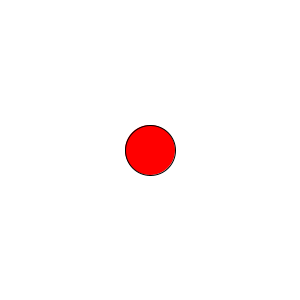
Frame 1 (no input)
Frame 60 (the mouse pressed at the canvas centre just before this capture): identical to frame 1, image omitted
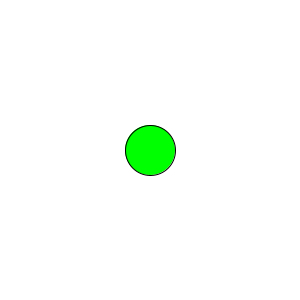
Frame 120 (the mouse held since frame 60 and released just before this capture)

The Processing sketch that drew these frames (run headless with seeded random() and noise(); from frame 60 on, the mouse is pressed at the canvas centre):

// Processing sketch: Signal
// ── Signal.pde
int count;
color c1, c2;

void setup() {
  size(300, 300);
  c1 = color(255, 0, 0);
  c2 = color(0, 255, 0);
  count = 0;
}

void draw() {
  background(255);
  color c;
  if ((int)(count / 100) % 2 == 0) {
    c = c1;
  } else {
    c = c2;
  }
  fill(c);
  ellipse(width/2, height/2, 50, 50);
  count++;
}
